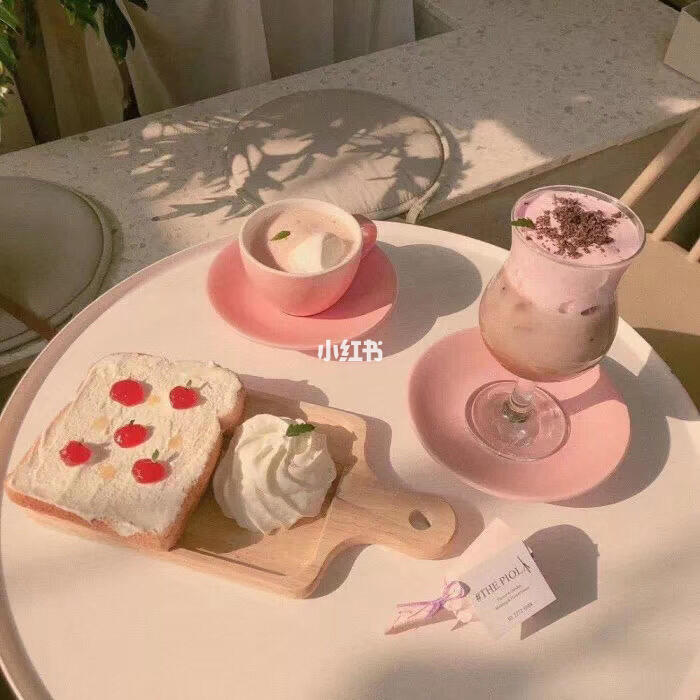
#> input picture image/11.jfif, 700 x 700 px, found by its file name
$ python hist1.py
#> lines starting #> are read from the running program, lines starting #| are printed output that depends on the picture

import cv2
import numpy as np
from matplotlib import pyplot as plt

img1 = cv2.imread('./image/11.jfif', 0)
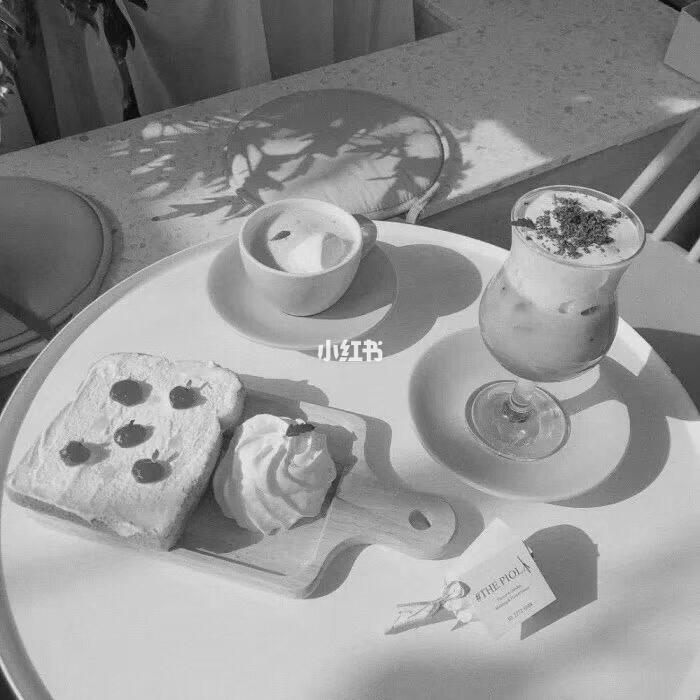
#> img1: shape (700, 700); min 0, max 255, mean 147.3
# 别忘了中括号 [img],[0],None,[256],[0,256]，只有 mask 没有中括号
hist1 = cv2.calcHist([img1], [0], None, [256], [0, 256])
#> hist1 = 256 values, max 15486 at index 205, min 0 at index 1, mean 1914.1

img2 = cv2.imread('./images/test1.jpg')
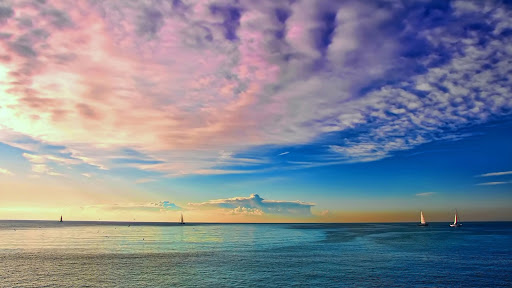
#> input picture test1.jpg, 512 x 288 px, found by its file name
#> img2 is the input picture: shape (288, 512, 3); mean B, G, R 149.8, 135.5, 130.2
color = ('b', 'g', 'r')
for i, col in enumerate(color):
    histr = cv2.calcHist([img2], [i], None, [256], [0, 256])
    plt.subplot(224), plt.plot(histr, color=col),
    plt.xlim([0, 256]), plt.title('Histogram')


plt.subplot(221), plt.imshow(img1, 'gray'), plt.title('Image1')
plt.subplot(222), plt.hist(img1.ravel(), 256, [0, 256]),
plt.title('Histogram'), plt.xlim([0, 256])
plt.subplot(223), plt.imshow(cv2.cvtColor(img2, cv2.COLOR_BGR2RGB)), plt.title('Image2')
plt.show()
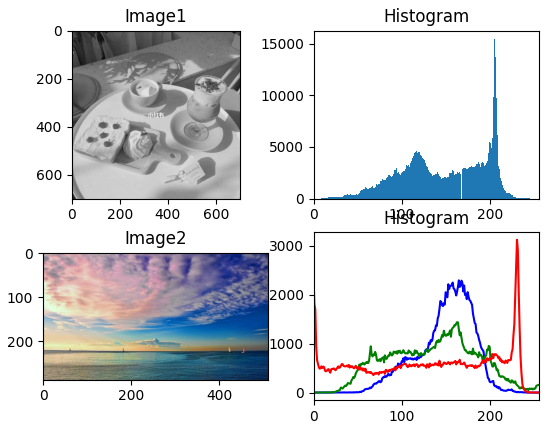
#> figure drawn by matplotlib, 4 panels; panel 1: curve peaks at x = 165, y = 2293; panel 1: curve peaks at x = 163, y = 1438; panel 1: curve peaks at x = 231, y = 3121; panel 3: tallest bar 15486 high, from x = 205 to 206
